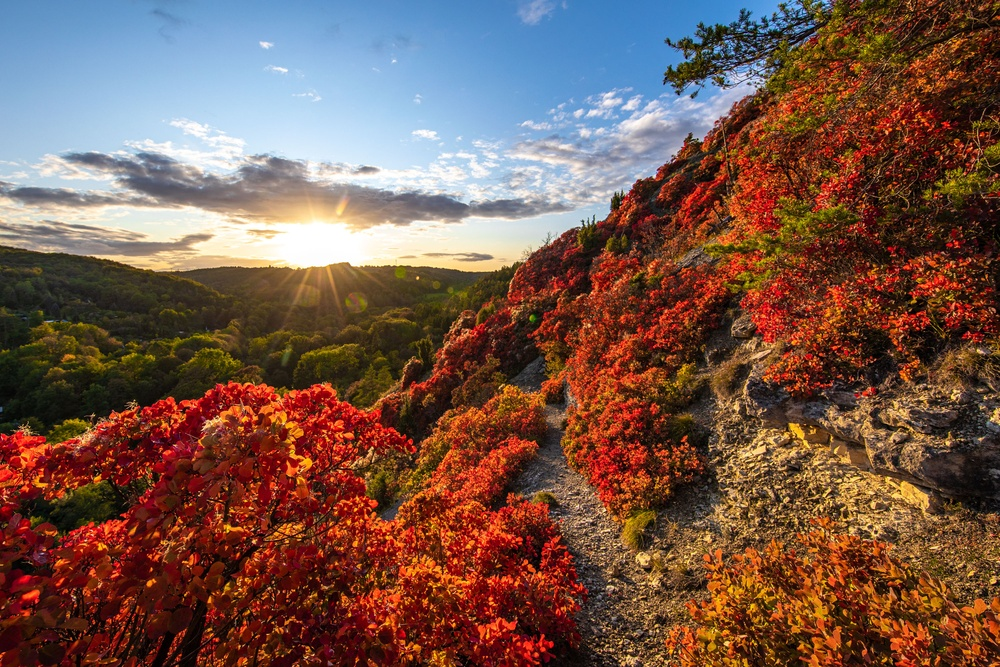
#> input picture module_1/images/test.jpg, 1000 x 667 px, shrunk from 3000 x 2000 before the run
$ python morphological.py --image ../images/test.jpg
#> lines starting #> are read from the running program, lines starting #| are printed output that depends on the picture
import cv2
import argparse

# construct the argument parser and parse the arguments
ap = argparse.ArgumentParser()
ap.add_argument("-i", "--image", required=True, help="Path to the image")
args = vars(ap.parse_args())

# load the image and convert it to grayscale
image = cv2.imread(args["image"])
#> image is the input picture: shape (667, 1000, 3); mean B, G, R 74.6, 86.1, 117.8
gray = cv2.cvtColor(image, cv2.COLOR_BGR2GRAY)
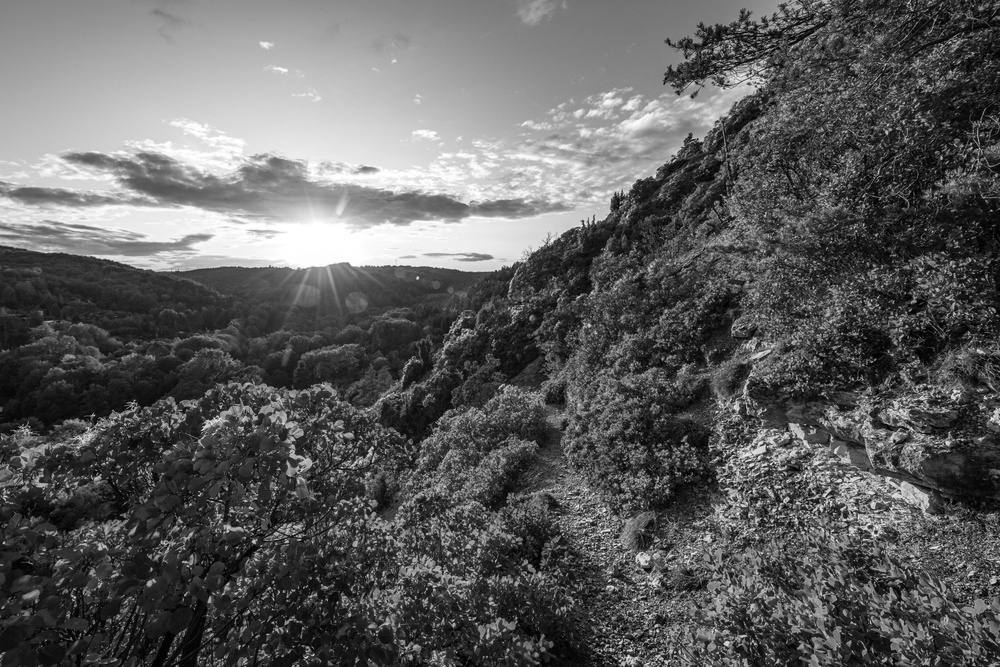
#> gray: shape (667, 1000); min 0, max 255, mean 94.3
cv2.imshow("Original", image)

# apply a series of erosions
for i in range(0, 3):
    eroded = cv2.erode(gray.copy(), None, iterations=i+1)
    cv2.imshow('Eroded {} times:'.format(i+1), eroded)
    cv2.waitKey(0)
#> this loop made 3 passes
#> pass 1, `eroded = cv2.erode(gray.copy(), None, iterations=i+1)`:
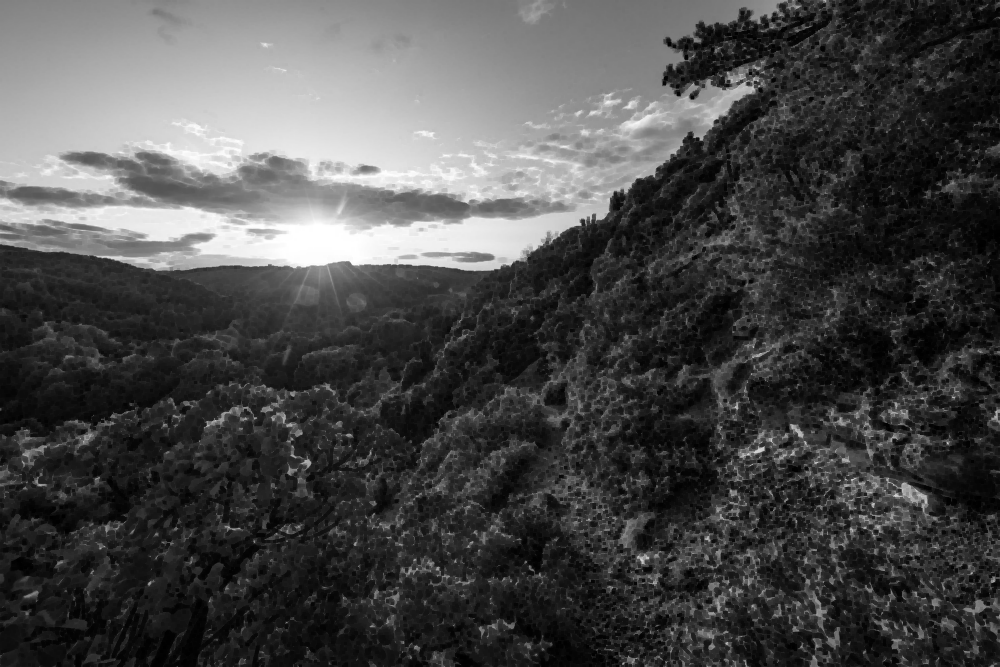
#> eroded: shape (667, 1000); min 0, max 255, mean 73.1

# close all windows to clear the screen
cv2.destroyAllWindows()
cv2.imshow('original', image)

# apply a series of dilations
for i in range(0, 3):
    dilated = cv2.dilate(gray.copy(), None, iterations=i+1)
    cv2.imshow('Dilated {} times:'.format(i+1), dilated)
    cv2.waitKey(0)
#> this loop made 3 passes
#> pass 3, `dilated = cv2.dilate(gray.copy(), None, iterations=i+1)`:
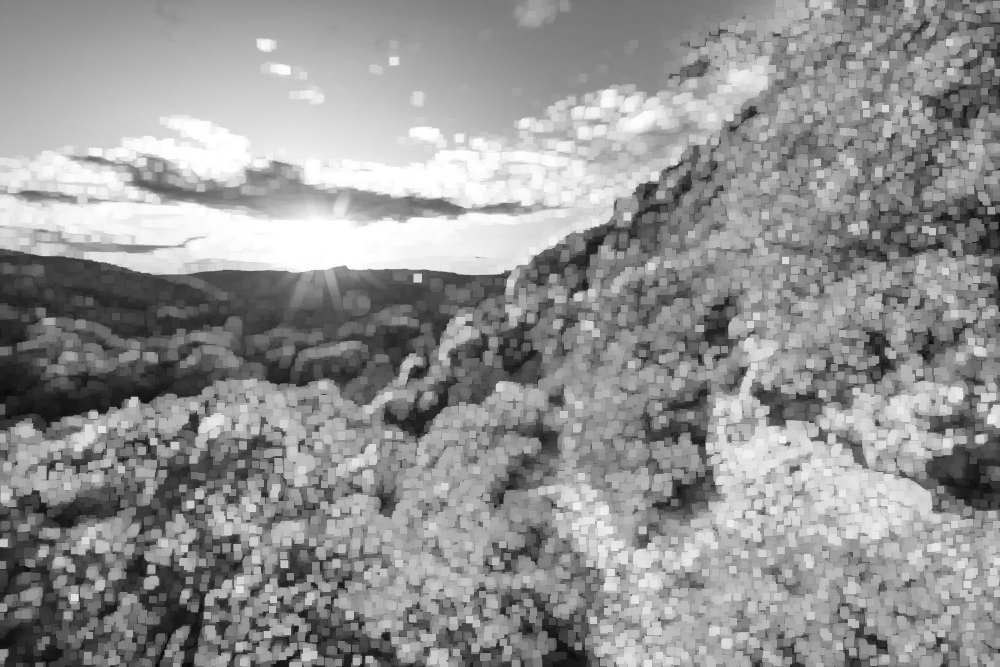
#> dilated: shape (667, 1000); min 5, max 255, mean 146.7

# close all windows to clear the screen
cv2.destroyAllWindows()
cv2.imshow('original', image)
kernelSizes = [(3, 3), (5, 5), (7, 7)]

# opening: erosion followed by a dilation
# loop over all kernels and applay a "opening" operation to the image
for kernelSize in kernelSizes:
    kernel = cv2.getStructuringElement(cv2.MORPH_RECT, kernelSize)
    opening = cv2.morphologyEx(gray, cv2.MORPH_OPEN, kernel)
    cv2.imshow('Opening: ({}, {})'.format(kernelSize[0], kernelSize[1]), opening)
    cv2.waitKey(0)
#> this loop made 3 passes
#> kernel on pass 1: [[1, 1, 1], [1, 1, 1], [1, 1, 1]]
#> pass 3, `opening = cv2.morphologyEx(gray, cv2.MORPH_OPEN, kernel)`:
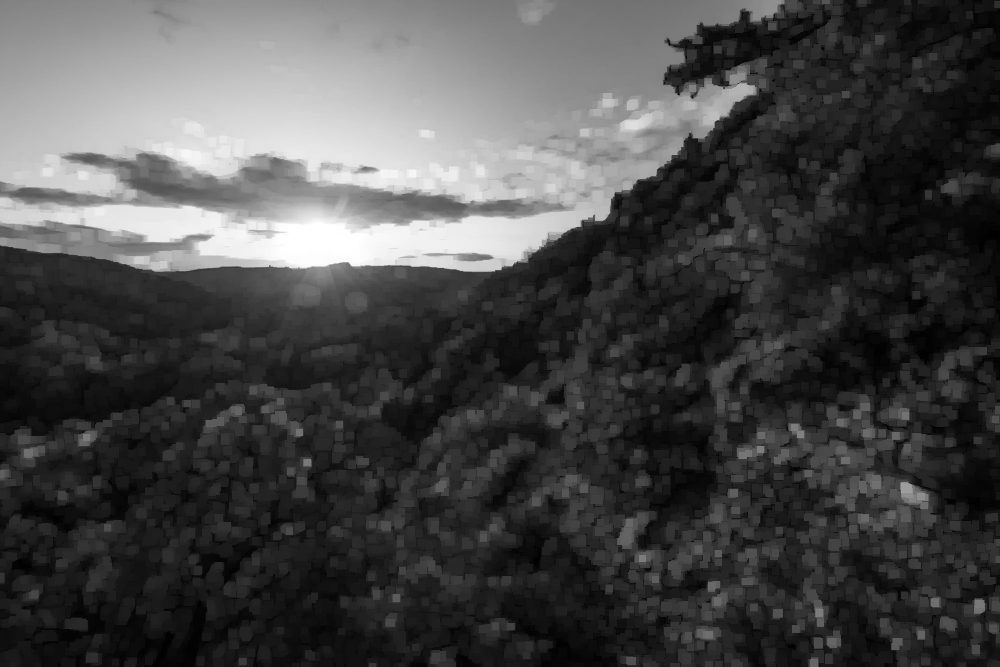
#> opening: shape (667, 1000); min 0, max 255, mean 71.6

# close all windows to clear the screen
cv2.destroyAllWindows()
cv2.imshow('original', image)

# loop over all kernels and apply a "closing" operation to the image
for kernelSize in kernelSizes:
    kernel = cv2.getStructuringElement(cv2.MORPH_RECT, kernelSize)
    closing = cv2.morphologyEx(gray, cv2.MORPH_CLOSE, kernel)
    cv2.imshow('Closing: ({}, {})'.format(kernelSize[0], kernelSize[1]), closing)
    cv2.waitKey(0)
#> this loop made 3 passes
#> pass 3, `closing = cv2.morphologyEx(gray, cv2.MORPH_CLOSE, kernel)`:
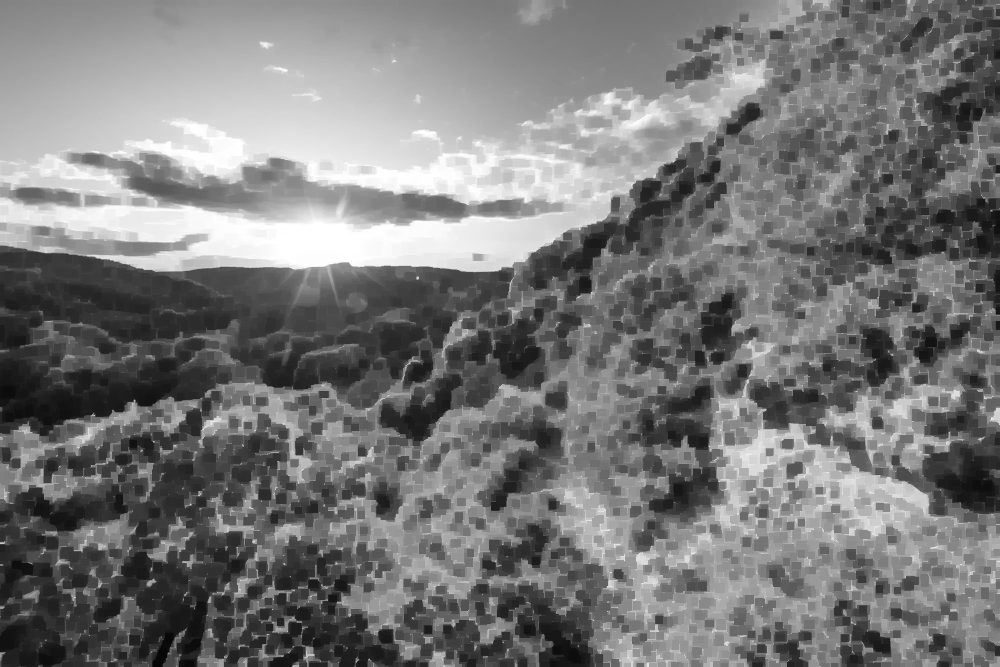
#> closing: shape (667, 1000); min 5, max 255, mean 120.5

# close all windows to clear the screen
cv2.destroyAllWindows()
cv2.imshow('original', image)

# loop over all kernels and apply a "morphological gradient" operation to the image
for kernelSize in kernelSizes:
    kernel = cv2.getStructuringElement(cv2.MORPH_RECT, kernelSize)
    gradient = cv2.morphologyEx(gray, cv2.MORPH_GRADIENT, kernel)
    cv2.imshow('Gradient: ({}, {})'.format(kernelSize[0], kernelSize[1]), gradient)
    cv2.waitKey(0)
#> this loop made 3 passes
#> pass 1, `gradient = cv2.morphologyEx(gray, cv2.MORPH_GRADIENT, kernel)`:
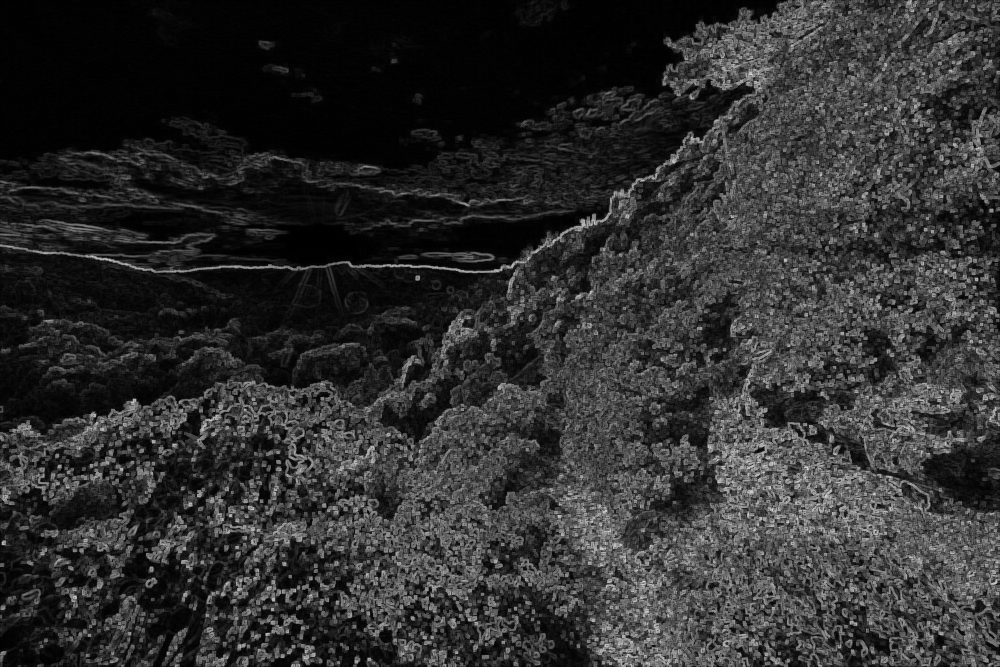
#> gradient: shape (667, 1000); min 0, max 219, mean 47.2
#> pass 3, `gradient = cv2.morphologyEx(gray, cv2.MORPH_GRADIENT, kernel)`:
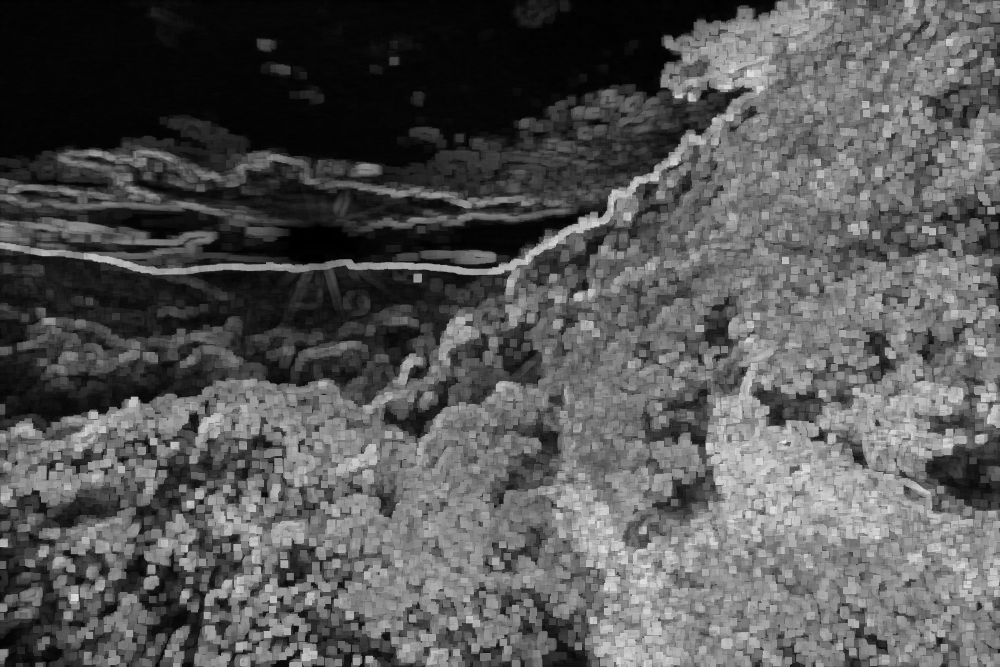
#> gradient: shape (667, 1000); min 0, max 230, mean 86.1

$ run again, on module_1/images/bricks.png
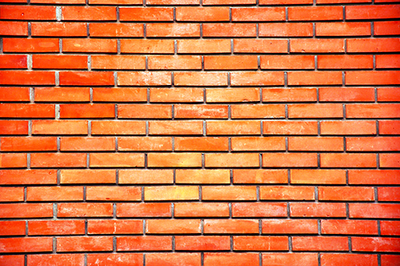
#> input picture module_1/images/bricks.png, 400 x 266 px
#> image is the input picture: shape (266, 400, 3); mean B, G, R 66.4, 117, 216.7
#> the loop `for i in range(0, 3):` made 3 passes
#> pass 3, `dilated = cv2.dilate(gray.copy(), None, iterations=i+1)`:
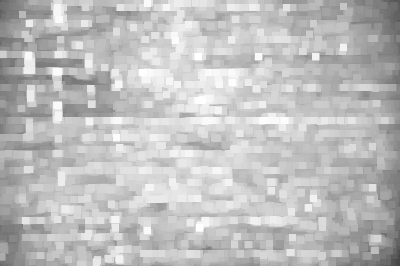
#> dilated: shape (266, 400); min 67, max 255, mean 190.6
#> the loop `for kernelSize in kernelSizes:` made 3 passes
#> kernel on pass 1: [[1, 1, 1], [1, 1, 1], [1, 1, 1]]
#> the loop `for kernelSize in kernelSizes:` made 3 passes
#> pass 3, `gradient = cv2.morphologyEx(gray, cv2.MORPH_GRADIENT, kernel)`:
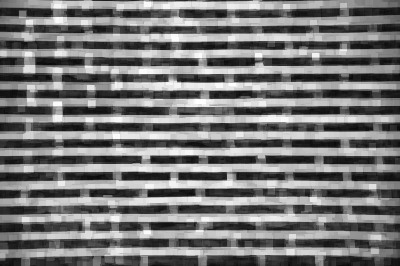
#> gradient: shape (266, 400); min 8, max 254, mean 120.5
